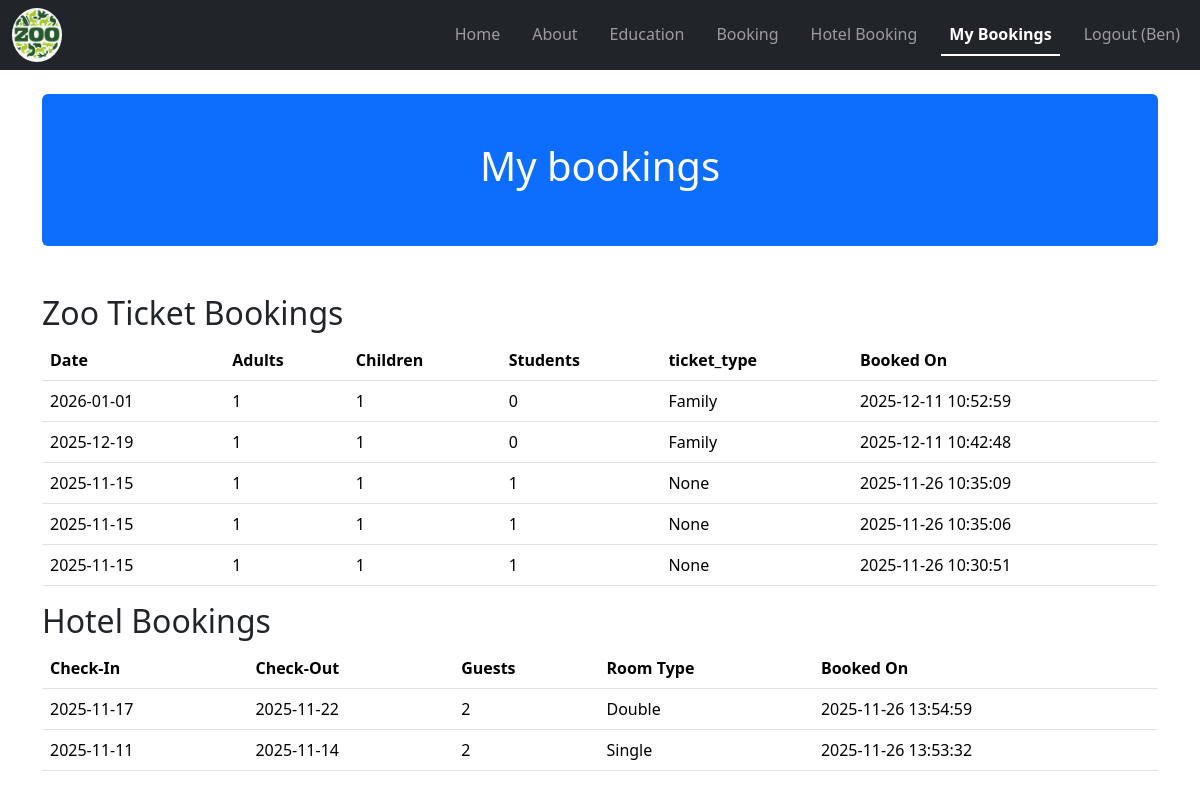
/my-bookings (signed in), run on the app's committed database.
### tables this page shows
CREATE TABLE bookings (
                booking_id INTEGER PRIMARY KEY AUTOINCREMENT,
                user_id INTEGER NOT NULL,
                booking_date DATE NOT NULL,
                adults INTEGER DEFAULT 0,
                children INTEGER DEFAULT 0,
                students INTEGER DEFAULT 0,
                created_at TIMESTAMP DEFAULT CURRENT_TIMESTAMP, ticket_type TEXT,
                FOREIGN KEY (user_id) REFERENCES users(user_id)
            );

CREATE TABLE hotel_bookings (
            hotel_booking_id INTEGER PRIMARY KEY AUTOINCREMENT,
            user_id INTEGER NOT NULL,
            check_in DATE NOT NULL,
            check_out DATE NOT NULL,
            guests INTEGER DEFAULT 1,
            room_type TEXT NOT NULL,
            created_at TIMESTAMP DEFAULT CURRENT_TIMESTAMP,
            FOREIGN KEY (user_id) REFERENCES users(user_id)
        );

### app.py (the view)
@app.route("/my-bookings")
def my_bookings():
    if "user_id" not in session:
        return redirect(url_for("login"))
    user_id = session["user_id"]
    conn = sqlite3.connect("booking.db")
    conn.row_factory = sqlite3.Row
    c = conn.cursor()
    c.execute("SELECT booking_date, adults, children, students, ticket_type, created_at FROM bookings WHERE user_id = ? ORDER BY created_at DESC", (user_id,))
    zoo_bookings = c.fetchall()
    c.execute("SELECT check_in, check_out, guests, room_type, created_at FROM hotel_bookings WHERE user_id = ? ORDER BY created_at DESC", (user_id,))
    hotel_bookings = c.fetchall()
    conn.close()
    return render_template("my_bookings.html", zoo_bookings=zoo_bookings, hotel_bookings=hotel_bookings)

### templates/my_bookings.html
{% extends "base.html" %}
{% block content %}
<div class="mb-5 mt-4 p-5 bg-primary text-white text-center rounded">
    <h1>My bookings</h1>
</div>
<h2>Zoo Ticket Bookings</h2>
{% if zoo_bookings %}
<table class="table">
    <tr><th>Date</th><th>Adults</th><th>Children</th><th>Students</th><th>ticket_type</th><th>Booked On</th></tr>
    {% for booking in zoo_bookings %}
    <tr>
        <td>{{ booking['booking_date'] }}</td>
        <td>{{ booking['adults'] }}</td>
        <td>{{ booking['children'] }}</td>
        <td>{{ booking['students'] }}</td>
        <td>{{ booking['ticket_type'] }}</td>
        <td>{{ booking['created_at'] }}</td>
    </tr>
    {% endfor %}
</table>
{% else %}
<p>No zoo bookings yet.</p>
{% endif %}
<h2>Hotel Bookings</h2>
{% if hotel_bookings %}
<table class="table">
    <tr><th>Check-In</th><th>Check-Out</th><th>Guests</th><th>Room Type</th><th>Booked On</th></tr>
    {% for booking in hotel_bookings %}
    <tr>
        <td>{{ booking['check_in'] }}</td>
        <td>{{ booking['check_out'] }}</td>
        <td>{{ booking['guests'] }}</td>
        <td>{{ booking['room_type'] }}</td>
        <td>{{ booking['created_at'] }}</td>
    </tr>
    {% endfor %}
</table>
{% else %}
<p>No hotel bookings yet.</p>
{% endif %}
{% endblock %}

### templates/base.html (shortened to what this page needs)
<!DOCTYPE html>
<html>
<head>
    <link href="https://cdn.jsdelivr.net/npm/bootstrap@5.3.3/dist/css/bootstrap.min.css" rel="stylesheet">
    <link rel="stylesheet" href="{{ url_for('static', filename='css/booking.css') }}">
    <link rel="stylesheet" href="{{ url_for('static', filename='css/styles.css') }}">
</head>
<body>
    <nav class="navbar navbar-expand-sm bg-dark navbar-dark">
        <div class="container-fluid">
          <a class="nav-item" href="/">
            <img src="{{ url_for('static', filename='images/logo.png') }}" alt="" width="50" class="logo-image rounded-circle">
          </a>
          <ul class="navbar-nav d-flex nav-underline">
            <li class="nav-item">
              <a class="nav-link " href="/">Home</a>
            </li>
            <li class="nav-item">
              <a class="nav-link" href="/about">About</a>
            </li>
            <li class="nav-item">
              <a class="nav-link" href="/education">Education</a>
            </li>
            <li class="nav-item">
              <a class="nav-link" href="/booking">Booking</a>
            </li>
            <li class="nav-item">
              <a class="nav-link" href="/hotel">Hotel Booking</a>
            </li>
            <li class="nav-item">
                <a class="nav-link" href="/my-bookings">My Bookings</a>
            </li>
            {% if session.get('user_id') %}
                <li class="nav-item">
                  <a class="nav-link" href="/logout">Logout ({{ session['username'] }})</a>
                </li>
            {% endif %}
          </ul>
        </div>
    </nav>
    <div class="container">
        {% block content %}
        {% endblock %}
    </div>
</body>
</html>

### data on the page
bookings: booking_date "2026-01-01", adults "1", children "1", students "0", ticket_type "Family", created_at "2025-12-11 10:52:59"
bookings: booking_date "2025-12-19", adults "1", children "1", students "0", ticket_type "Family", created_at "2025-12-11 10:42:48"
bookings: booking_date "2025-11-15", adults "1", children "1", students "1", ticket_type "None", created_at "2025-11-26 10:35:09"
bookings: booking_date "2025-11-15", adults "1", children "1", students "1", ticket_type "None", created_at "2025-11-26 10:35:06"
bookings: booking_date "2025-11-15", adults "1", children "1", students "1", ticket_type "None", created_at "2025-11-26 10:30:51"
hotel_bookings: check_in "2025-11-17", check_out "2025-11-22", guests "2", room_type "Double", created_at "2025-11-26 13:54:59"
hotel_bookings: check_in "2025-11-11", check_out "2025-11-14", guests "2", room_type "Single", created_at "2025-11-26 13:53:32"

### other printed values
{{ session['username'] }} "Ben"
